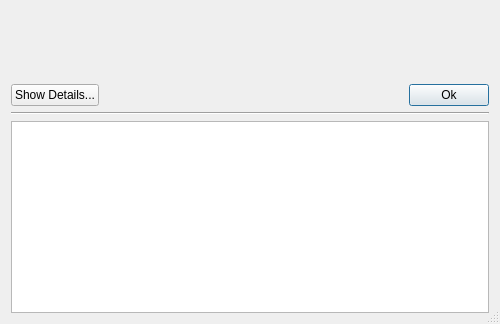
<ui version="4.0" >
 <class>MessageBox</class>
 <widget class="QDialog" name="MessageBox" >
  <property name="windowModality" >
   <enum>Qt::NonModal</enum>
  </property>
  <property name="geometry" >
   <rect>
    <x>0</x>
    <y>0</y>
    <width>500</width>
    <height>324</height>
   </rect>
  </property>
  <property name="sizePolicy" >
   <sizepolicy vsizetype="Preferred" hsizetype="Preferred" >
    <horstretch>0</horstretch>
    <verstretch>0</verstretch>
   </sizepolicy>
  </property>
  <property name="baseSize" >
   <size>
    <width>500</width>
    <height>200</height>
   </size>
  </property>
  <property name="focusPolicy" >
   <enum>Qt::StrongFocus</enum>
  </property>
  <property name="windowTitle" >
   <string>Opus Message</string>
  </property>
  <property name="windowFilePath" >
   <string/>
  </property>
  <property name="sizeGripEnabled" >
   <bool>true</bool>
  </property>
  <property name="modal" >
   <bool>true</bool>
  </property>
  <layout class="QVBoxLayout" name="verticalLayout" >
   <item>
    <layout class="QHBoxLayout" name="layoutErrorMessage" >
     <item>
      <widget class="QFrame" name="frame" >
       <property name="sizePolicy" >
        <sizepolicy vsizetype="Fixed" hsizetype="Fixed" >
         <horstretch>0</horstretch>
         <verstretch>0</verstretch>
        </sizepolicy>
       </property>
       <property name="frameShape" >
        <enum>QFrame::NoFrame</enum>
       </property>
       <property name="frameShadow" >
        <enum>QFrame::Plain</enum>
       </property>
       <property name="lineWidth" >
        <number>0</number>
       </property>
       <layout class="QHBoxLayout" name="horizontalLayout_2" >
        <property name="margin" >
         <number>0</number>
        </property>
        <item>
         <widget class="QLabel" name="lblImage" >
          <property name="sizePolicy" >
           <sizepolicy vsizetype="Fixed" hsizetype="Fixed" >
            <horstretch>0</horstretch>
            <verstretch>0</verstretch>
           </sizepolicy>
          </property>
          <property name="frameShape" >
           <enum>QFrame::NoFrame</enum>
          </property>
          <property name="text" >
           <string/>
          </property>
          <property name="pixmap" >
           <pixmap>Images/big_error.png</pixmap>
          </property>
          <property name="alignment" >
           <set>Qt::AlignCenter</set>
          </property>
         </widget>
        </item>
       </layout>
      </widget>
     </item>
     <item>
      <widget class="QLabel" name="lblText" >
       <property name="sizePolicy" >
        <sizepolicy vsizetype="Preferred" hsizetype="MinimumExpanding" >
         <horstretch>0</horstretch>
         <verstretch>0</verstretch>
        </sizepolicy>
       </property>
       <property name="minimumSize" >
        <size>
         <width>400</width>
         <height>0</height>
        </size>
       </property>
       <property name="baseSize" >
        <size>
         <width>400</width>
         <height>0</height>
        </size>
       </property>
       <property name="frameShape" >
        <enum>QFrame::NoFrame</enum>
       </property>
       <property name="text" >
        <string/>
       </property>
       <property name="alignment" >
        <set>Qt::AlignLeading|Qt::AlignLeft|Qt::AlignVCenter</set>
       </property>
       <property name="wordWrap" >
        <bool>true</bool>
       </property>
      </widget>
     </item>
    </layout>
   </item>
   <item>
    <layout class="QHBoxLayout" >
     <item>
      <widget class="QPushButton" name="pbnShowDetails" >
       <property name="text" >
        <string>Show Details...</string>
       </property>
       <property name="autoDefault" >
        <bool>false</bool>
       </property>
      </widget>
     </item>
     <item>
      <spacer>
       <property name="orientation" >
        <enum>Qt::Horizontal</enum>
       </property>
       <property name="sizeHint" stdset="0" >
        <size>
         <width>40</width>
         <height>20</height>
        </size>
       </property>
      </spacer>
     </item>
     <item>
      <widget class="QPushButton" name="btnOk" >
       <property name="text" >
        <string>Ok</string>
       </property>
       <property name="default" >
        <bool>true</bool>
       </property>
      </widget>
     </item>
    </layout>
   </item>
   <item>
    <widget class="QFrame" name="frame_details" >
     <property name="frameShape" >
      <enum>QFrame::NoFrame</enum>
     </property>
     <property name="frameShadow" >
      <enum>QFrame::Raised</enum>
     </property>
     <layout class="QVBoxLayout" name="verticalLayout_2" >
      <property name="margin" >
       <number>0</number>
      </property>
      <item>
       <widget class="Line" name="line" >
        <property name="orientation" >
         <enum>Qt::Horizontal</enum>
        </property>
       </widget>
      </item>
      <item>
       <widget class="QTextEdit" name="lblDetailText" >
        <property name="sizePolicy" >
         <sizepolicy vsizetype="Preferred" hsizetype="Preferred" >
          <horstretch>0</horstretch>
          <verstretch>0</verstretch>
         </sizepolicy>
        </property>
        <property name="lineWrapMode" >
         <enum>QTextEdit::NoWrap</enum>
        </property>
        <property name="readOnly" >
         <bool>true</bool>
        </property>
       </widget>
      </item>
     </layout>
    </widget>
   </item>
  </layout>
 </widget>
 <resources/>
 <connections/>
</ui>
